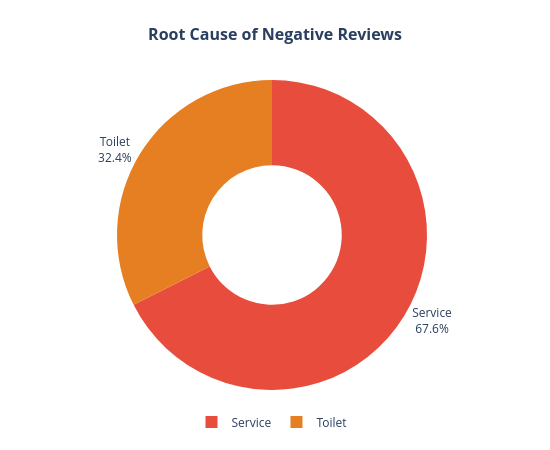

The cell this chart's notebook holds for it:
### Code cell
# Chart 5 — Why Are Customers Unhappy? (Negative Reason Breakdown)
neg_reasons = df[df['Sentiment_GPT']=='Negative']['Negative_Reason'].value_counts().reset_index()
neg_reasons.columns = ['Reason','Count']
neg_reasons = neg_reasons[neg_reasons['Reason'].notna()]

fig = px.pie(
    neg_reasons, names='Reason', values='Count',
    title='<b>Root Cause of Negative Reviews</b>',
    color_discrete_sequence=['#e74c3c', '#e67e22', '#c0392b'],
    hole=0.45, template=TEMPLATE
)
fig.update_traces(
    textposition='outside', textinfo='percent+label',
    hovertemplate='<b>%{label}</b><br>Count: %{value}<br>%{percent}<extra></extra>'
)
fig.update_layout(
    title_x=0.5, title_font_size=16,
    width=550, height=450,
    margin=dict(t=80, b=60, l=40, r=40),
    legend=dict(orientation='h', yanchor='bottom', y=-0.15, xanchor='center', x=0.5)
)
fig.show()

### Figure 1 — Plotly figure (JSON) as saved in the notebook; plotly's stock layout.template omitted (floating-point values rounded to 4 significant figures)
{"data": [{"domain": {"x": [0, 1], "y": [0, 1]}, "hole": 0.45, "hovertemplate": "<b>%{label}</b><br>Count: %{value}<br>%{percent}<extra></extra>", "labels": ["Service", "Toilet"], "legendgroup": "", "name": "", "showlegend": true, "textinfo": "percent+label", "textposition": "outside", "type": "pie", "values": [25, 12]}], "layout": {"height": 450, "legend": {"orientation": "h", "tracegroupgap": 0, "x": 0.5, "xanchor": "center", "y": -0.15, "yanchor": "bottom"}, "margin": {"b": 60, "l": 40, "r": 40, "t": 80}, "piecolorway": ["#e74c3c", "#e67e22", "#c0392b"], "title": {"font": {"size": 16}, "text": "<b>Root Cause of Negative Reviews</b>", "x": 0.5}, "width": 550}}
